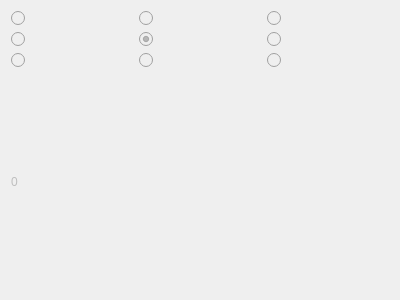
<?xml version="1.0" encoding="UTF-8"?>
<ui version="4.0">
 <class>Hat</class>
 <widget class="QWidget" name="Hat">
  <property name="enabled">
   <bool>false</bool>
  </property>
  <property name="geometry">
   <rect>
    <x>0</x>
    <y>0</y>
    <width>400</width>
    <height>300</height>
   </rect>
  </property>
  <property name="windowTitle">
   <string>Form</string>
  </property>
  <layout class="QGridLayout" name="gridLayout">
   <item row="0" column="0">
    <widget class="QRadioButton" name="leftUp">
     <property name="text">
      <string notr="true"/>
     </property>
    </widget>
   </item>
   <item row="0" column="1">
    <widget class="QRadioButton" name="up">
     <property name="text">
      <string notr="true"/>
     </property>
    </widget>
   </item>
   <item row="0" column="2">
    <widget class="QRadioButton" name="rightUp">
     <property name="text">
      <string notr="true"/>
     </property>
    </widget>
   </item>
   <item row="1" column="0">
    <widget class="QRadioButton" name="left">
     <property name="text">
      <string notr="true"/>
     </property>
    </widget>
   </item>
   <item row="1" column="1">
    <widget class="QRadioButton" name="centered">
     <property name="text">
      <string notr="true"/>
     </property>
     <property name="checked">
      <bool>true</bool>
     </property>
    </widget>
   </item>
   <item row="1" column="2">
    <widget class="QRadioButton" name="right">
     <property name="text">
      <string notr="true"/>
     </property>
    </widget>
   </item>
   <item row="2" column="0">
    <widget class="QRadioButton" name="leftDown">
     <property name="text">
      <string notr="true"/>
     </property>
    </widget>
   </item>
   <item row="2" column="1">
    <widget class="QRadioButton" name="down">
     <property name="text">
      <string notr="true"/>
     </property>
    </widget>
   </item>
   <item row="2" column="2">
    <widget class="QRadioButton" name="rightDown">
     <property name="text">
      <string notr="true"/>
     </property>
    </widget>
   </item>
   <item row="3" column="0">
    <widget class="QLabel" name="raw">
     <property name="text">
      <string>0</string>
     </property>
    </widget>
   </item>
  </layout>
 </widget>
 <resources/>
 <connections/>
</ui>
